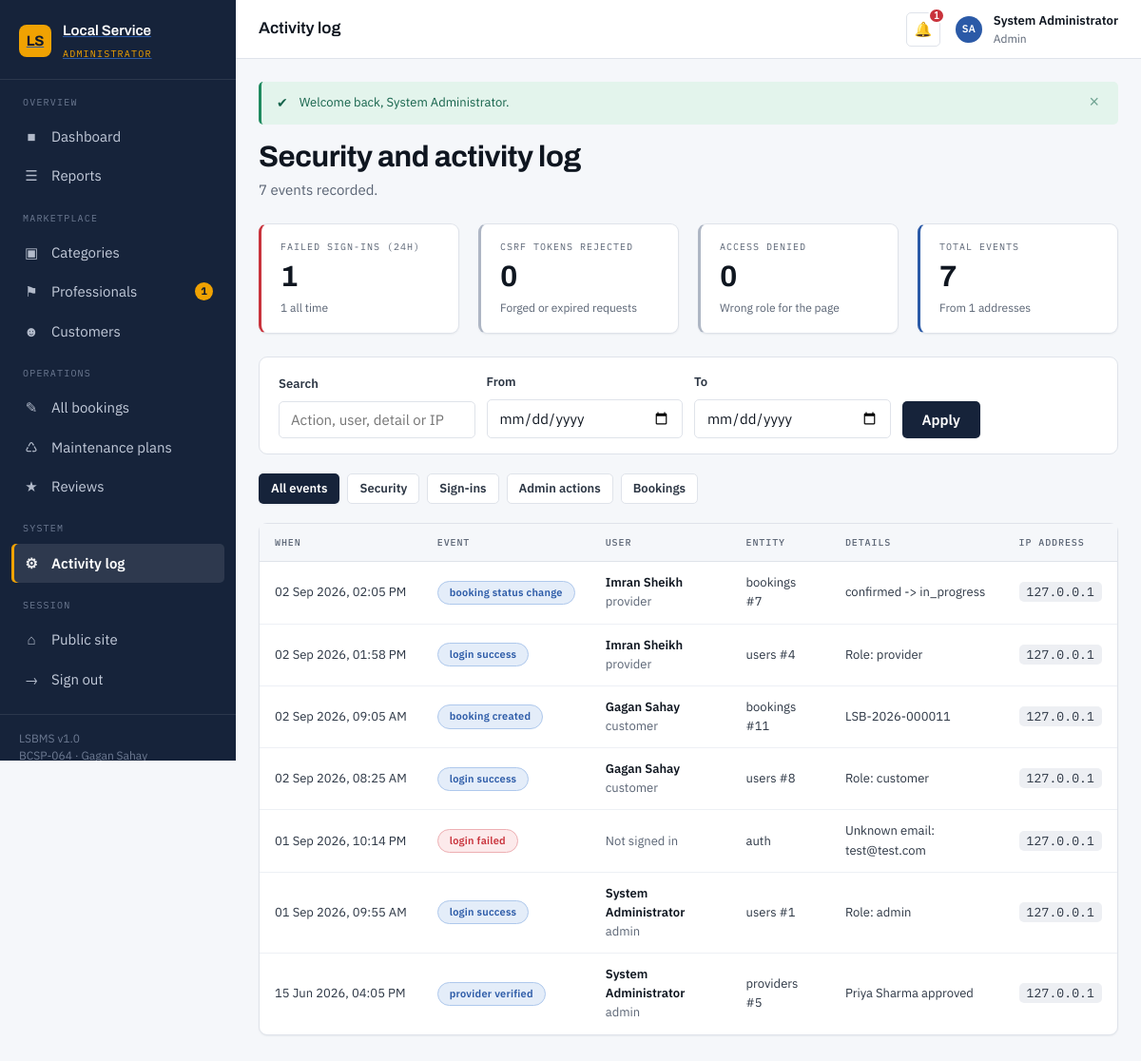
/admin/activity-log.php (signed in), run on the app's committed database.
### tables this page shows
CREATE TABLE activity_log (
    log_id     INT UNSIGNED NOT NULL AUTO_INCREMENT,
    user_id    INT UNSIGNED     NULL COMMENT 'NULL for failed logins of unknown accounts',
    action     VARCHAR(60)  NOT NULL,
    entity     VARCHAR(40)      NULL,
    entity_id  INT UNSIGNED     NULL,
    details    VARCHAR(255)     NULL,
    ip_address VARCHAR(45)      NULL COMMENT 'Sized for IPv6',
    created_at DATETIME     NOT NULL DEFAULT CURRENT_TIMESTAMP,

    PRIMARY KEY (log_id),
    KEY idx_log_user   (user_id),
    KEY idx_log_action (action),
    KEY idx_log_time   (created_at),
    CONSTRAINT fk_log_user
        FOREIGN KEY (user_id) REFERENCES users (user_id)
        ON DELETE SET NULL ON UPDATE CASCADE
);

CREATE TABLE users (
    user_id        INT UNSIGNED  NOT NULL AUTO_INCREMENT,
    full_name      VARCHAR(100)  NOT NULL,
    email          VARCHAR(150)  NOT NULL,
    password_hash  VARCHAR(255)  NOT NULL  COMMENT 'bcrypt output of password_hash(); never plaintext',
    phone          VARCHAR(15)   NOT NULL,
    address        VARCHAR(255)      NULL,
    city           VARCHAR(60)       NULL,
    pincode        VARCHAR(6)        NULL,
    profile_photo  VARCHAR(255)      NULL  COMMENT 'Relative path under assets/uploads/',
    role           ENUM('customer','provider','admin') NOT NULL DEFAULT 'customer',
    status         ENUM('active','suspended')          NOT NULL DEFAULT 'active',
    created_at     DATETIME      NOT NULL DEFAULT CURRENT_TIMESTAMP,
    updated_at     DATETIME      NOT NULL DEFAULT CURRENT_TIMESTAMP ON UPDATE CURRENT_TIMESTAMP,

    PRIMARY KEY (user_id),
    UNIQUE  KEY uq_users_email (email),
    KEY     idx_users_role     (role),
    KEY     idx_users_city     (city)
);

### admin/activity-log.php (the view, shortened to what this page needs)
<?php
$pdo = db();
$filter   = get('type', 'all');
$keyword  = get('q');
$fromDate = get('from');
$toDate   = get('to');
$groups = [
    'all'      => ['All events',      []],
    'security' => ['Security',        ['login_failed', 'login_blocked', 'csrf_rejected',
                                       'authorisation_denied', 'password_change_failed']],
    'auth'     => ['Sign-ins',        ['login_success', 'logout', 'register', 'password_changed']],
    'admin'    => ['Admin actions',   ['provider_verified', 'provider_rejected', 'provider_pending',
                                       'account_toggled', 'account_suspended', 'account_active',
                                       'category_created', 'category_updated', 'category_deleted',
                                       'plan_created', 'plan_updated', 'plan_deleted',
                                       'review_approved', 'review_hidden', 'report_exported']],
    'booking'  => ['Bookings',        ['booking_created', 'booking_cancelled', 'booking_status_change',
                                       'amc_subscribed', 'amc_visit_raised', 'payment_recorded']],
];
$where  = [];
$params = [];
$whereSql = $where ? 'WHERE ' . implode(' AND ', $where) : '';
$security = $pdo->query(
    "SELECT
        (SELECT COUNT(*) FROM activity_log WHERE action = 'login_failed')          AS failed_logins,
        (SELECT COUNT(*) FROM activity_log WHERE action = 'csrf_rejected')         AS csrf,
        (SELECT COUNT(*) FROM activity_log WHERE action = 'authorisation_denied')  AS denied,
        (SELECT COUNT(*) FROM activity_log)                                        AS total,
        (SELECT COUNT(DISTINCT ip_address) FROM activity_log)                      AS addresses,
        (SELECT COUNT(*) FROM activity_log
          WHERE action = 'login_failed'
            AND created_at >= DATE_SUB(NOW(), INTERVAL 24 HOUR))                   AS failed_24h"
)->fetch();
$baseSql = "FROM activity_log a LEFT JOIN users u ON u.user_id = a.user_id $whereSql";
$countStmt = $pdo->prepare("SELECT COUNT(*) $baseSql");
$countStmt->execute($params);
$totalRows  = (int) $countStmt->fetchColumn();
$perPage    = 25;
$totalPages = (int) ceil($totalRows / $perPage);
$page       = max(1, get_int('page', 1));
$page       = $totalPages > 0 ? min($page, $totalPages) : 1;
$offset     = ($page - 1) * $perPage;
$stmt = $pdo->prepare(
    "SELECT a.*, u.full_name, u.role
     $baseSql
     ORDER BY a.created_at DESC, a.log_id DESC
     LIMIT " . (int) $perPage . " OFFSET " . (int) $offset
);
$stmt->execute($params);
$entries = $stmt->fetchAll();
$alarming = ['login_failed', 'login_blocked', 'csrf_rejected',
             'authorisation_denied', 'password_change_failed'];
include __DIR__ . '/../includes/header.php';
?>
<div class="grid grid--4" style="margin-bottom:var(--sp-6)">
    <div class="stat <?= (int) $security['failed_24h'] > 0 ? 'stat--danger' : '' ?>">
        <div class="stat__label">Failed sign-ins (24h)</div>
        <div class="stat__value"><?= (int) $security['failed_24h'] ?></div>
        <div class="stat__meta"><?= (int) $security['failed_logins'] ?> all time</div>
    </div>
    <div class="stat <?= (int) $security['csrf'] > 0 ? 'stat--danger' : '' ?>">
        <div class="stat__label">CSRF tokens rejected</div>
        <div class="stat__value"><?= (int) $security['csrf'] ?></div>
        <div class="stat__meta">Forged or expired requests</div>
    </div>
    <div class="stat <?= (int) $security['denied'] > 0 ? 'stat--accent' : '' ?>">
        <div class="stat__label">Access denied</div>
        <div class="stat__value"><?= (int) $security['denied'] ?></div>
        <div class="stat__meta">Wrong role for the page</div>
    </div>
    <div class="stat stat--blue">
        <div class="stat__label">Total events</div>
        <div class="stat__value"><?= (int) $security['total'] ?></div>
        <div class="stat__meta">From <?= (int) $security['addresses'] ?> addresses</div>
    </div>
</div>
<form class="filters" method="get" action="activity-log.php">
    <div class="filters__row">
        <div>
            <label class="label" for="q">Search</label>
            <input class="input" type="search" id="q" name="q" value="<?= e($keyword) ?>"
                   placeholder="Action, user, detail or IP">
        </div>
        <div>
            <label class="label" for="from">From</label>
            <input class="input" type="date" id="from" name="from" value="<?= e($fromDate) ?>">
        </div>
        <div>
            <label class="label" for="to">To</label>
            <input class="input" type="date" id="to" name="to" value="<?= e($toDate) ?>">
        </div>
        <div class="btn-row">
            <button class="btn btn--primary" type="submit">Apply</button>
        </div>
    </div>
</form>
<div class="btn-row" style="margin-bottom:var(--sp-5)">
    <?php foreach ($groups as $key => [$label, $_]): ?>
        <a class="btn <?= $filter === $key ? 'btn--primary' : 'btn--outline' ?> btn--sm"
           href="activity-log.php?type=<?= e($key) ?>"><?= e($label) ?></a>
    <?php endforeach; ?>
</div>
<?php if (!$entries): ?>
    <div class="card">
        <div class="empty">
            <div class="empty__icon" aria-hidden="true">&#9881;</div>
            <h3>No events match</h3>
            <p>Try a different event type, or widen the date range.</p>
            <a class="btn btn--primary" href="activity-log.php">Show all events</a>
        </div>
    </div>
<?php else: ?>
    <section class="card">
        <div class="card__body card__body--flush">
            <div class="table-wrap">
                <table class="table">
                    <thead>
                        <tr><th>When</th><th>Event</th><th>User</th>
                            <th>Entity</th><th>Details</th><th>IP address</th></tr>
                    </thead>
                    <tbody>
                    <?php foreach ($entries as $entry): ?>
                        <?php $isAlarming = in_array($entry['action'], $alarming, true); ?>
                        <tr>
                            <td class="text-small" style="white-space:nowrap">
                                <?= e(show_datetime($entry['created_at'])) ?>
                            </td>
                            <td>
                                <span class="badge badge--<?= $isAlarming ? 'cancelled' : 'confirmed' ?>">
                                    <?= e(str_replace('_', ' ', $entry['action'])) ?>
                                </span>
                            </td>
                            <td>
                                <?php if ($entry['full_name']): ?>
                                    <span class="table__primary"><?= e($entry['full_name']) ?></span><br>
                                    <span class="text-small text-muted"><?= e($entry['role']) ?></span>
                                <?php else: ?>
                                    <span class="text-muted">Not signed in</span>
                                <?php endif; ?>
                            </td>
                            <td class="text-small">
                                <?= e($entry['entity'] ?: '--') ?>
                                <?= $entry['entity_id'] ? ' #' . (int) $entry['entity_id'] : '' ?>
                            </td>
                            <td class="text-small text-muted"><?= e($entry['details'] ?: '--') ?></td>
                            <td><span class="ref"><?= e($entry['ip_address'] ?: 'unknown') ?></span></td>
                        </tr>
                    <?php endforeach; ?>
                    </tbody>
                </table>
            </div>
        </div>
    </section>
<?php endif; ?>
<?php include __DIR__ . '/../includes/footer.php'; ?>

### data on the page
activity_log: created_at "02 Sep 2026, 02:05 PM", action "booking status change", user.full_name "Imran Sheikh", user.role "provider", entity "bookings", entity "7", details "confirmed -> in_progress", ip_address "127.0.0.1"
activity_log: created_at "02 Sep 2026, 01:58 PM", action "login success", user.full_name "Imran Sheikh", user.role "provider", entity "users", entity "4", details "Role: provider", ip_address "127.0.0.1"
activity_log: created_at "02 Sep 2026, 09:05 AM", action "booking created", user.full_name "Gagan Sahay", user.role "customer", entity "bookings", entity "11", details "LSB-2026-000011", ip_address "127.0.0.1"
activity_log: created_at "02 Sep 2026, 08:25 AM", action "login success", user.full_name "Gagan Sahay", user.role "customer", entity "users", entity "8", details "Role: customer", ip_address "127.0.0.1"
activity_log: created_at "01 Sep 2026, 10:14 PM", action "login failed", shows "Not signed in", entity "auth", details "Unknown email: test@test.com", ip_address "127.0.0.1"
activity_log: created_at "01 Sep 2026, 09:55 AM", action "login success", user.full_name "System Administrator", user.role "admin", entity "users", entity "1", details "Role: admin", ip_address "127.0.0.1"
activity_log: created_at "15 Jun 2026, 04:05 PM", action "provider verified", user.full_name "System Administrator", user.role "admin", entity "providers", entity "5", details "Priya Sharma approved", ip_address "127.0.0.1"

### other printed values
$roleLabels[$role] "ADMINISTRATOR"
$groupName "OVERVIEW"
$icon "■"
$label "Dashboard"
$icon "☰"
$label "Reports"
$groupName "MARKETPLACE"
$icon "▣"
$label "Categories"
$icon "⚑"
$label "Professionals"
$count "1"
$icon "☻"
$label "Customers"
$groupName "OPERATIONS"
